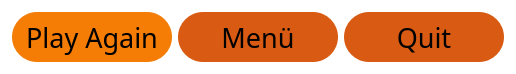
    <widget class="QFrame" name="frame_2">
     <property name="geometry">
      <rect>
       <x>60</x>
       <y>600</y>
       <width>511</width>
       <height>68</height>
      </rect>
     </property>
     <property name="styleSheet">
      <string notr="true">background-color: rgba(255, 255, 255, 0);</string>
     </property>
     <property name="frameShape">
      <enum>QFrame::StyledPanel</enum>
     </property>
     <property name="frameShadow">
      <enum>QFrame::Raised</enum>
     </property>
     <layout class="QHBoxLayout" name="horizontalLayout_5">
      <item>
       <widget class="QPushButton" name="pushButtonPlayAgain">
        <property name="minimumSize">
         <size>
          <width>160</width>
          <height>50</height>
         </size>
        </property>
        <property name="font">
         <font>
          <family>Yu Gothic UI Semilight</family>
          <pointsize>20</pointsize>
         </font>
        </property>
        <property name="styleSheet">
         <string notr="true">QPushButton {	
	background-color: rgb(245, 125, 5);
	border-radius: 25px
}</string>
        </property>
        <property name="text">
         <string>Play Again</string>
        </property>
       </widget>
      </item>
      <item>
       <widget class="QPushButton" name="pushButtonMenu">
        <property name="minimumSize">
         <size>
          <width>160</width>
          <height>50</height>
         </size>
        </property>
        <property name="font">
         <font>
          <family>Yu Gothic UI Light</family>
          <pointsize>20</pointsize>
         </font>
        </property>
        <property name="styleSheet">
         <string notr="true">QPushButton {
	background-color: rgb(217, 91, 19);
	border-radius: 25px
}</string>
        </property>
        <property name="text">
         <string>Menü</string>
        </property>
       </widget>
      </item>
      <item>
       <widget class="QPushButton" name="pushButtonQuit">
        <property name="minimumSize">
         <size>
          <width>160</width>
          <height>50</height>
         </size>
        </property>
        <property name="font">
         <font>
          <family>Yu Gothic UI Light</family>
          <pointsize>20</pointsize>
         </font>
        </property>
        <property name="styleSheet">
         <string notr="true">QPushButton {
	background-color: rgb(217, 91, 19);
	border-radius: 25px
}</string>
        </property>
        <property name="text">
         <string>Quit</string>
        </property>
       </widget>
      </item>
     </layout>
    </widget>
